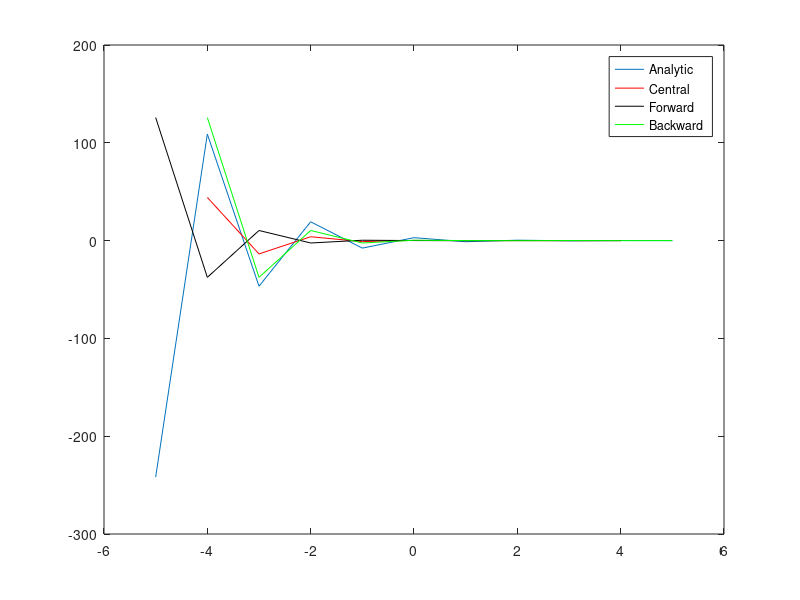

Reproduce this figure in MATLAB.
 Fun = @(x) exp(-x).*sin(3*x); 
 dFun = @(x) -exp(-x).*sin(3*x)+ 3*exp(-x).*cos(3*x);

%Fun = @(x)  x.^3 + 2*x.^2 - x + 3 ;
x = -5:1:5 ;

F = Fun(x);
h= x(2)-x(1);

% central differnce scheme
xCentral=x(2:end-1);
dFCenteral=(F(3:end)-F(1:end-2))/(2*h);

%forward differnce scheme
xForward=x(1:end-1);
dFForward=(F(2:end)-F(1:end-1))/h;
disp(dFForward);

% backward differnce scheme
xBackward=x(2:end);
dFBackward=(F(2:end)-F(1:end-1))/h;

plot(x,dFun(x));
hold on
plot(xCentral,dFCenteral,'r')
plot(xForward,dFForward,'k');
plot(xBackward,dFBackward,'g');
legend('Analytic','Central','Forward','Backward')
